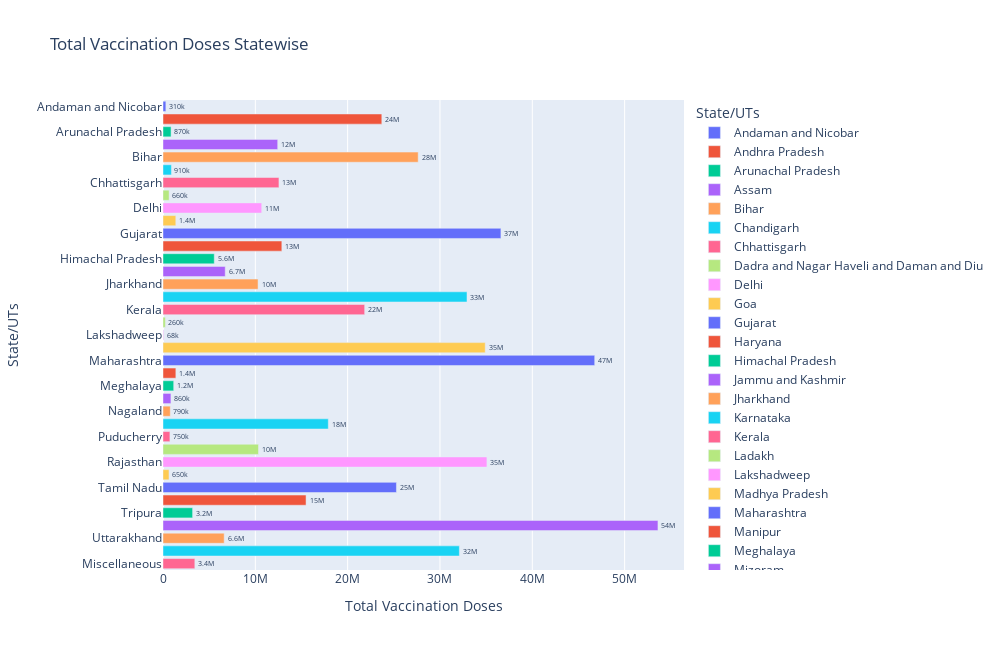

The cell this chart's notebook holds for it:
### Code cell
fig = px.bar(vaccine_data,x='Total Vaccination Doses',y='State/UTs',color='State/UTs',
            title='Total Vaccination Doses Statewise',text='Total Vaccination Doses',width = 1000 ,height = 650)
fig.update_traces(texttemplate='%{text:.2s}',textposition='outside')
fig

### Figure 1 — Plotly figure (JSON) as saved in the notebook; plotly's stock layout.template omitted (floating-point values rounded to 4 significant figures)
{"data": [{"alignmentgroup": "True", "hovertemplate": "State/UTs=%{y}<br>Total Vaccination Doses=%{text}<extra></extra>", "legendgroup": "Andaman and Nicobar", "marker": {"color": "#636efa", "pattern": {"shape": ""}}, "name": "Andaman and Nicobar", "offsetgroup": "Andaman and Nicobar", "orientation": "h", "showlegend": true, "text": ["309349"], "textposition": "outside", "texttemplate": "%{text:.2s}", "type": "bar", "x": [309349], "xaxis": "x", "y": ["Andaman and Nicobar"], "yaxis": "y"}, {"alignmentgroup": "True", "hovertemplate": "State/UTs=%{y}<br>Total Vaccination Doses=%{text}<extra></extra>", "legendgroup": "Andhra Pradesh", "marker": {"color": "#EF553B", "pattern": {"shape": ""}}, "name": "Andhra Pradesh", "offsetgroup": "Andhra Pradesh", "orientation": "h", "showlegend": true, "text": ["23701137"], "textposition": "outside", "texttemplate": "%{text:.2s}", "type": "bar", "x": [23701137], "xaxis": "x", "y": ["Andhra Pradesh"], "yaxis": "y"}, {"alignmentgroup": "True", "hovertemplate": "State/UTs=%{y}<br>Total Vaccination Doses=%{text}<extra></extra>", "legendgroup": "Arunachal Pradesh", "marker": {"color": "#00cc96", "pattern": {"shape": ""}}, "name": "Arunachal Pradesh", "offsetgroup": "Arunachal Pradesh", "orientation": "h", "showlegend": true, "text": ["872983"], "textposition": "outside", "texttemplate": "%{text:.2s}", "type": "bar", "x": [872983], "xaxis": "x", "y": ["Arunachal Pradesh"], "yaxis": "y"}, {"alignmentgroup": "True", "hovertemplate": "State/UTs=%{y}<br>Total Vaccination Doses=%{text}<extra></extra>", "legendgroup": "Assam", "marker": {"color": "#ab63fa", "pattern": {"shape": ""}}, "name": "Assam", "offsetgroup": "Assam", "orientation": "h", "showlegend": true, "text": ["12423844"], "textposition": "outside", "texttemplate": "%{text:.2s}", "type": "bar", "x": [12423844], "xaxis": "x", "y": ["Assam"], "yaxis": "y"}, {"alignmentgroup": "True", "hovertemplate": "State/UTs=%{y}<br>Total Vaccination Doses=%{text}<extra></extra>", "legendgroup": "Bihar", "marker": {"color": "#FFA15A", "pattern": {"shape": ""}}, "name": "Bihar", "offsetgroup": "Bihar", "orientation": "h", "showlegend": true, "text": ["27638642"], "textposition": "outside", "texttemplate": "%{text:.2s}", "type": "bar", "x": [27638642], "xaxis": "x", "y": ["Bihar"], "yaxis": "y"}, {"alignmentgroup": "True", "hovertemplate": "State/UTs=%{y}<br>Total Vaccination Doses=%{text}<extra></extra>", "legendgroup": "Chandigarh", "marker": {"color": "#19d3f3", "pattern": {"shape": ""}}, "name": "Chandigarh", "offsetgroup": "Chandigarh", "orientation": "h", "showlegend": true, "text": ["911473"], "textposition": "outside", "texttemplate": "%{text:.2s}", "type": "bar", "x": [911473], "xaxis": "x", "y": ["Chandigarh"], "yaxis": "y"}, {"alignmentgroup": "True", "hovertemplate": "State/UTs=%{y}<br>Total Vaccination Doses=%{text}<extra></extra>", "legendgroup": "Chhattisgarh", "marker": {"color": "#FF6692", "pattern": {"shape": ""}}, "name": "Chhattisgarh", "offsetgroup": "Chhattisgarh", "orientation": "h", "showlegend": true, "text": ["12558122"], "textposition": "outside", "texttemplate": "%{text:.2s}", "type": "bar", "x": [12558122], "xaxis": "x", "y": ["Chhattisgarh"], "yaxis": "y"}, {"alignmentgroup": "True", "hovertemplate": "State/UTs=%{y}<br>Total Vaccination Doses=%{text}<extra></extra>", "legendgroup": "Dadra and Nagar Haveli and Daman and Diu", "marker": {"color": "#B6E880", "pattern": {"shape": ""}}, "name": "Dadra and Nagar Haveli and Daman and Diu", "offsetgroup": "Dadra and Nagar Haveli and Daman and Diu", "orientation": "h", "showlegend": true, "text": ["660870"], "textposition": "outside", "texttemplate": "%{text:.2s}", "type": "bar", "x": [660870], "xaxis": "x", "y": ["Dadra and Nagar Haveli and Daman and Diu"], "yaxis": "y"}, {"alignmentgroup": "True", "hovertemplate": "State/UTs=%{y}<br>Total Vaccination Doses=%{text}<extra></extra>", "legendgroup": "Delhi", "marker": {"color": "#FF97FF", "pattern": {"shape": ""}}, "name": "Delhi", "offsetgroup": "Delhi", "orientation": "h", "showlegend": true, "text": ["10690855"], "textposition": "outside", "texttemplate": "%{text:.2s}", "type": "bar", "x": [10690855], "xaxis": "x", "y": ["Delhi"], "yaxis": "y"}, {"alignmentgroup": "True", "hovertemplate": "State/UTs=%{y}<br>Total Vaccination Doses=%{text}<extra></extra>", "legendgroup": "Goa", "marker": {"color": "#FECB52", "pattern": {"shape": ""}}, "name": "Goa", "offsetgroup": "Goa", "orientation": "h", "showlegend": true, "text": ["1387670"], "textposition": "outside", "texttemplate": "%{text:.2s}", "type": "bar", "x": [1387670], "xaxis": "x", "y": ["Goa"], "yaxis": "y"}, {"alignmentgroup": "True", "hovertemplate": "State/UTs=%{y}<br>Total Vaccination Doses=%{text}<extra></extra>", "legendgroup": "Gujarat", "marker": {"color": "#636efa", "pattern": {"shape": ""}}, "name": "Gujarat", "offsetgroup": "Gujarat", "orientation": "h", "showlegend": true, "text": ["36600217"], "textposition": "outside", "texttemplate": "%{text:.2s}", "type": "bar", "x": [36600217], "xaxis": "x", "y": ["Gujarat"], "yaxis": "y"}, {"alignmentgroup": "True", "hovertemplate": "State/UTs=%{y}<br>Total Vaccination Doses=%{text}<extra></extra>", "legendgroup": "Haryana", "marker": {"color": "#EF553B", "pattern": {"shape": ""}}, "name": "Haryana", "offsetgroup": "Haryana", "orientation": "h", "showlegend": true, "text": ["12871697"], "textposition": "outside", "texttemplate": "%{text:.2s}", "type": "bar", "x": [12871697], "xaxis": "x", "y": ["Haryana"], "yaxis": "y"}, {"alignmentgroup": "True", "hovertemplate": "State/UTs=%{y}<br>Total Vaccination Doses=%{text}<extra></extra>", "legendgroup": "Himachal Pradesh", "marker": {"color": "#00cc96", "pattern": {"shape": ""}}, "name": "Himachal Pradesh", "offsetgroup": "Himachal Pradesh", "orientation": "h", "showlegend": true, "text": ["5551548"], "textposition": "outside", "texttemplate": "%{text:.2s}", "type": "bar", "x": [5551548], "xaxis": "x", "y": ["Himachal Pradesh"], "yaxis": "y"}, {"alignmentgroup": "True", "hovertemplate": "State/UTs=%{y}<br>Total Vaccination Doses=%{text}<extra></extra>", "legendgroup": "Jammu and Kashmir", "marker": {"color": "#ab63fa", "pattern": {"shape": ""}}, "name": "Jammu and Kashmir", "offsetgroup": "Jammu and Kashmir", "orientation": "h", "showlegend": true, "text": ["6740041"], "textposition": "outside", "texttemplate": "%{text:.2s}", "type": "bar", "x": [6740041], "xaxis": "x", "y": ["Jammu and Kashmir"], "yaxis": "y"}, {"alignmentgroup": "True", "hovertemplate": "State/UTs=%{y}<br>Total Vaccination Doses=%{text}<extra></extra>", "legendgroup": "Jharkhand", "marker": {"color": "#FFA15A", "pattern": {"shape": ""}}, "name": "Jharkhand", "offsetgroup": "Jharkhand", "orientation": "h", "showlegend": true, "text": ["10295147"], "textposition": "outside", "texttemplate": "%{text:.2s}", "type": "bar", "x": [10295147], "xaxis": "x", "y": ["Jharkhand"], "yaxis": "y"}, {"alignmentgroup": "True", "hovertemplate": "State/UTs=%{y}<br>Total Vaccination Doses=%{text}<extra></extra>", "legendgroup": "Karnataka", "marker": {"color": "#19d3f3", "pattern": {"shape": ""}}, "name": "Karnataka", "offsetgroup": "Karnataka", "orientation": "h", "showlegend": true, "text": ["32927683"], "textposition": "outside", "texttemplate": "%{text:.2s}", "type": "bar", "x": [32927683], "xaxis": "x", "y": ["Karnataka"], "yaxis": "y"}, {"alignmentgroup": "True", "hovertemplate": "State/UTs=%{y}<br>Total Vaccination Doses=%{text}<extra></extra>", "legendgroup": "Kerala", "marker": {"color": "#FF6692", "pattern": {"shape": ""}}, "name": "Kerala", "offsetgroup": "Kerala", "orientation": "h", "showlegend": true, "text": ["21843577"], "textposition": "outside", "texttemplate": "%{text:.2s}", "type": "bar", "x": [21843577], "xaxis": "x", "y": ["Kerala"], "yaxis": "y"}, {"alignmentgroup": "True", "hovertemplate": "State/UTs=%{y}<br>Total Vaccination Doses=%{text}<extra></extra>", "legendgroup": "Ladakh", "marker": {"color": "#B6E880", "pattern": {"shape": ""}}, "name": "Ladakh", "offsetgroup": "Ladakh", "orientation": "h", "showlegend": true, "text": ["258385"], "textposition": "outside", "texttemplate": "%{text:.2s}", "type": "bar", "x": [258385], "xaxis": "x", "y": ["Ladakh"], "yaxis": "y"}, {"alignmentgroup": "True", "hovertemplate": "State/UTs=%{y}<br>Total Vaccination Doses=%{text}<extra></extra>", "legendgroup": "Lakshadweep", "marker": {"color": "#FF97FF", "pattern": {"shape": ""}}, "name": "Lakshadweep", "offsetgroup": "Lakshadweep", "orientation": "h", "showlegend": true, "text": ["67913"], "textposition": "outside", "texttemplate": "%{text:.2s}", "type": "bar", "x": [67913], "xaxis": "x", "y": ["Lakshadweep"], "yaxis": "y"}, {"alignmentgroup": "True", "hovertemplate": "State/UTs=%{y}<br>Total Vaccination Doses=%{text}<extra></extra>", "legendgroup": "Madhya Pradesh", "marker": {"color": "#FECB52", "pattern": {"shape": ""}}, "name": "Madhya Pradesh", "offsetgroup": "Madhya Pradesh", "orientation": "h", "showlegend": true, "text": ["34901334"], "textposition": "outside", "texttemplate": "%{text:.2s}", "type": "bar", "x": [34901334], "xaxis": "x", "y": ["Madhya Pradesh"], "yaxis": "y"}, {"alignmentgroup": "True", "hovertemplate": "State/UTs=%{y}<br>Total Vaccination Doses=%{text}<extra></extra>", "legendgroup": "Maharashtra", "marker": {"color": "#636efa", "pattern": {"shape": ""}}, "name": "Maharashtra", "offsetgroup": "Maharashtra", "orientation": "h", "showlegend": true, "text": ["46758831"], "textposition": "outside", "texttemplate": "%{text:.2s}", "type": "bar", "x": [46758831], "xaxis": "x", "y": ["Maharashtra"], "yaxis": "y"}, {"alignmentgroup": "True", "hovertemplate": "State/UTs=%{y}<br>Total Vaccination Doses=%{text}<extra></extra>", "legendgroup": "Manipur", "marker": {"color": "#EF553B", "pattern": {"shape": ""}}, "name": "Manipur", "offsetgroup": "Manipur", "orientation": "h", "showlegend": true, "text": ["1392646"], "textposition": "outside", "texttemplate": "%{text:.2s}", "type": "bar", "x": [1392646], "xaxis": "x", "y": ["Manipur"], "yaxis": "y"}, {"alignmentgroup": "True", "hovertemplate": "State/UTs=%{y}<br>Total Vaccination Doses=%{text}<extra></extra>", "legendgroup": "Meghalaya", "marker": {"color": "#00cc96", "pattern": {"shape": ""}}, "name": "Meghalaya", "offsetgroup": "Meghalaya", "orientation": "h", "showlegend": true, "text": ["1159425"], "textposition": "outside", "texttemplate": "%{text:.2s}", "type": "bar", "x": [1159425], "xaxis": "x", "y": ["Meghalaya"], "yaxis": "y"}, {"alignmentgroup": "True", "hovertemplate": "State/UTs=%{y}<br>Total Vaccination Doses=%{text}<extra></extra>", "legendgroup": "Mizoram", "marker": {"color": "#ab63fa", "pattern": {"shape": ""}}, "name": "Mizoram", "offsetgroup": "Mizoram", "orientation": "h", "showlegend": true, "text": ["858418"], "textposition": "outside", "texttemplate": "%{text:.2s}", "type": "bar", "x": [858418], "xaxis": "x", "y": ["Mizoram"], "yaxis": "y"}, {"alignmentgroup": "True", "hovertemplate": "State/UTs=%{y}<br>Total Vaccination Doses=%{text}<extra></extra>", "legendgroup": "Nagaland", "marker": {"color": "#FFA15A", "pattern": {"shape": ""}}, "name": "Nagaland", "offsetgroup": "Nagaland", "orientation": "h", "showlegend": true, "text": ["787434"], "textposition": "outside", "texttemplate": "%{text:.2s}", "type": "bar", "x": [787434], "xaxis": "x", "y": ["Nagaland"], "yaxis": "y"}, {"alignmentgroup": "True", "hovertemplate": "State/UTs=%{y}<br>Total Vaccination Doses=%{text}<extra></extra>", "legendgroup": "Odisha", "marker": {"color": "#19d3f3", "pattern": {"shape": ""}}, "name": "Odisha", "offsetgroup": "Odisha", "orientation": "h", "showlegend": true, "text": ["17903600"], "textposition": "outside", "texttemplate": "%{text:.2s}", "type": "bar", "x": [17903600], "xaxis": "x", "y": ["Odisha"], "yaxis": "y"}, {"alignmentgroup": "True", "hovertemplate": "State/UTs=%{y}<br>Total Vaccination Doses=%{text}<extra></extra>", "legendgroup": "Puducherry", "marker": {"color": "#FF6692", "pattern": {"shape": ""}}, "name": "Puducherry", "offsetgroup": "Puducherry", "orientation": "h", "showlegend": true, "text": ["748248"], "textposition": "outside", "texttemplate": "%{text:.2s}", "type": "bar", "x": [748248], "xaxis": "x", "y": ["Puducherry"], "yaxis": "y"}, {"alignmentgroup": "True", "hovertemplate": "State/UTs=%{y}<br>Total Vaccination Doses=%{text}<extra></extra>", "legendgroup": "Punjab", "marker": {"color": "#B6E880", "pattern": {"shape": ""}}, "name": "Punjab", "offsetgroup": "Punjab", "orientation": "h", "showlegend": true, "text": ["10343558"], "textposition": "outside", "texttemplate": "%{text:.2s}", "type": "bar", "x": [10343558], "xaxis": "x", "y": ["Punjab"], "yaxis": "y"}, {"alignmentgroup": "True", "hovertemplate": "State/UTs=%{y}<br>Total Vaccination Doses=%{text}<extra></extra>", "legendgroup": "Rajasthan", "marker": {"color": "#FF97FF", "pattern": {"shape": ""}}, "name": "Rajasthan", "offsetgroup": "Rajasthan", "orientation": "h", "showlegend": true, "text": ["35084185"], "textposition": "outside", "texttemplate": "%{text:.2s}", "type": "bar", "x": [35084185], "xaxis": "x", "y": ["Rajasthan"], "yaxis": "y"}, {"alignmentgroup": "True", "hovertemplate": "State/UTs=%{y}<br>Total Vaccination Doses=%{text}<extra></extra>", "legendgroup": "Sikkim", "marker": {"color": "#FECB52", "pattern": {"shape": ""}}, "name": "Sikkim", "offsetgroup": "Sikkim", "orientation": "h", "showlegend": true, "text": ["647897"], "textposition": "outside", "texttemplate": "%{text:.2s}", "type": "bar", "x": [647897], "xaxis": "x", "y": ["Sikkim"], "yaxis": "y"}, {"alignmentgroup": "True", "hovertemplate": "State/UTs=%{y}<br>Total Vaccination Doses=%{text}<extra></extra>", "legendgroup": "Tamil Nadu", "marker": {"color": "#636efa", "pattern": {"shape": ""}}, "name": "Tamil Nadu", "offsetgroup": "Tamil Nadu", "orientation": "h", "showlegend": true, "text": ["25284435"], "textposition": "outside", "texttemplate": "%{text:.2s}", "type": "bar", "x": [25284435], "xaxis": "x", "y": ["Tamil Nadu"], "yaxis": "y"}, {"alignmentgroup": "True", "hovertemplate": "State/UTs=%{y}<br>Total Vaccination Doses=%{text}<extra></extra>", "legendgroup": "Telangana", "marker": {"color": "#EF553B", "pattern": {"shape": ""}}, "name": "Telangana", "offsetgroup": "Telangana", "orientation": "h", "showlegend": true, "text": ["15494351"], "textposition": "outside", "texttemplate": "%{text:.2s}", "type": "bar", "x": [15494351], "xaxis": "x", "y": ["Telangana"], "yaxis": "y"}, {"alignmentgroup": "True", "hovertemplate": "State/UTs=%{y}<br>Total Vaccination Doses=%{text}<extra></extra>", "legendgroup": "Tripura", "marker": {"color": "#00cc96", "pattern": {"shape": ""}}, "name": "Tripura", "offsetgroup": "Tripura", "orientation": "h", "showlegend": true, "text": ["3206935"], "textposition": "outside", "texttemplate": "%{text:.2s}", "type": "bar", "x": [3206935], "xaxis": "x", "y": ["Tripura"], "yaxis": "y"}, {"alignmentgroup": "True", "hovertemplate": "State/UTs=%{y}<br>Total Vaccination Doses=%{text}<extra></extra>", "legendgroup": "Uttar Pradesh", "marker": {"color": "#ab63fa", "pattern": {"shape": ""}}, "name": "Uttar Pradesh", "offsetgroup": "Uttar Pradesh", "orientation": "h", "showlegend": true, "text": ["53608694"], "textposition": "outside", "texttemplate": "%{text:.2s}", "type": "bar", "x": [53608694], "xaxis": "x", "y": ["Uttar Pradesh"], "yaxis": "y"}, {"alignmentgroup": "True", "hovertemplate": "State/UTs=%{y}<br>Total Vaccination Doses=%{text}<extra></extra>", "legendgroup": "Uttarakhand", "marker": {"color": "#FFA15A", "pattern": {"shape": ""}}, "name": "Uttarakhand", "offsetgroup": "Uttarakhand", "orientation": "h", "showlegend": true, "text": ["6625493"], "textposition": "outside", "texttemplate": "%{text:.2s}", "type": "bar", "x": [6625493], "xaxis": "x", "y": ["Uttarakhand"], "yaxis": "y"}, {"alignmentgroup": "True", "hovertemplate": "State/UTs=%{y}<br>Total Vaccination Doses=%{text}<extra></extra>", "legendgroup": "West Bengal", "marker": {"color": "#19d3f3", "pattern": {"shape": ""}}, "name": "West Bengal", "offsetgroup": "West Bengal", "orientation": "h", "showlegend": true, "text": ["32099562"], "textposition": "outside", "texttemplate": "%{text:.2s}", "type": "bar", "x": [32099562], "xaxis": "x", "y": ["West Bengal"], "yaxis": "y"}, {"alignmentgroup": "True", "hovertemplate": "State/UTs=%{y}<br>Total Vaccination Doses=%{text}<extra></extra>", "legendgroup": "Miscellaneous", "marker": {"color": "#FF6692", "pattern": {"shape": ""}}, "name": "Miscellaneous", "offsetgroup": "Miscellaneous", "orientation": "h", "showlegend": true, "text": ["3448560"], "textposition": "outside", "texttemplate": "%{text:.2s}", "type": "bar", "x": [3448560], "xaxis": "x", "y": ["Miscellaneous"], "yaxis": "y"}], "layout": {"barmode": "relative", "height": 650, "legend": {"title": {"text": "State/UTs"}, "tracegroupgap": 0}, "title": {"text": "Total Vaccination Doses Statewise"}, "width": 1000, "xaxis": {"anchor": "y", "domain": [0, 1], "title": {"text": "Total Vaccination Doses"}}, "yaxis": {"anchor": "x", "categoryarray": ["Miscellaneous", "West Bengal", "Uttarakhand", "Uttar Pradesh", "Tripura", "Telangana", "Tamil Nadu", "Sikkim", "Rajasthan", "Punjab", "Puducherry", "Odisha", "Nagaland", "Mizoram", "Meghalaya", "Manipur", "Maharashtra", "Madhya Pradesh", "Lakshadweep", "Ladakh", "Kerala", "Karnataka", "Jharkhand", "Jammu and Kashmir", "Himachal Pradesh", "Haryana", "Gujarat", "Goa", "Delhi", "Dadra and Nagar Haveli and Daman and Diu", "Chhattisgarh", "Chandigarh", "Bihar", "Assam", "Arunachal Pradesh", "Andhra Pradesh", "Andaman and Nicobar"], "categoryorder": "array", "domain": [0, 1], "title": {"text": "State/UTs"}}}}
